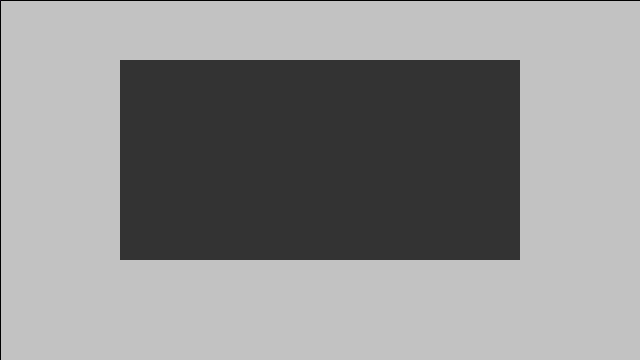
Frame 1 (no input)
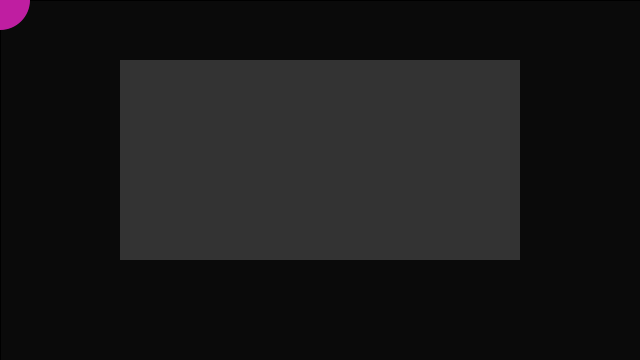
Frame 60 (the mouse pressed at the canvas centre just before this capture)
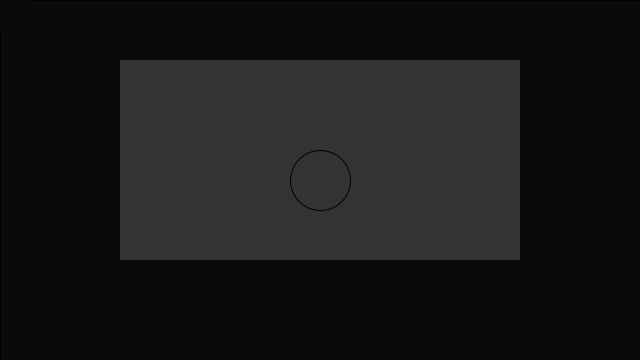
Frame 120 (the mouse held since frame 60 and released just before this capture)

The Processing sketch that drew these frames (run headless with seeded random() and noise(); from frame 60 on, the mouse is pressed at the canvas centre):

// Processing sketch: no5
// ── no5.pde
PGraphics pg;

void setup() {
  size(640, 360);
  pg = createGraphics(400, 200);
}
int i=1;
void draw() {
  fill(0, 12);
  rect(0, 0, width, height);
  fill(random(0,255),random(0,255),random(0,255));
  noStroke();
  ellipse(mouseX, mouseY, i, i);
  i++;
  pg.beginDraw();
  pg.background(51);
  pg.noFill();
  pg.stroke(0);
  pg.ellipse(mouseX-120, mouseY-60, 60, 60);
  pg.endDraw();
  
  // Draw the offscreen buffer to the screen with image() 
  image(pg, 120, 60); 
  if(i>120){
    i = 1;
  }
}
